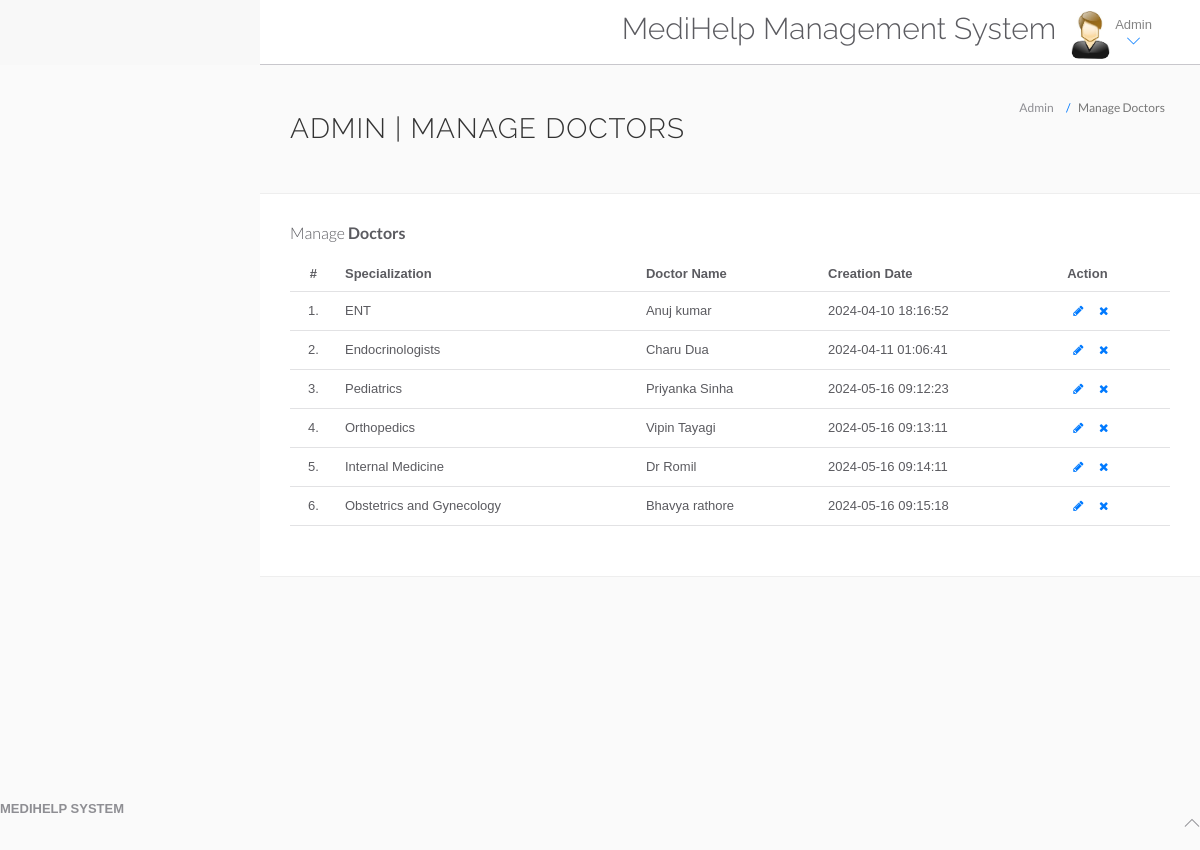
The page /hms/admin/manage-doctors.php (signed in) on the database as committed earlier.
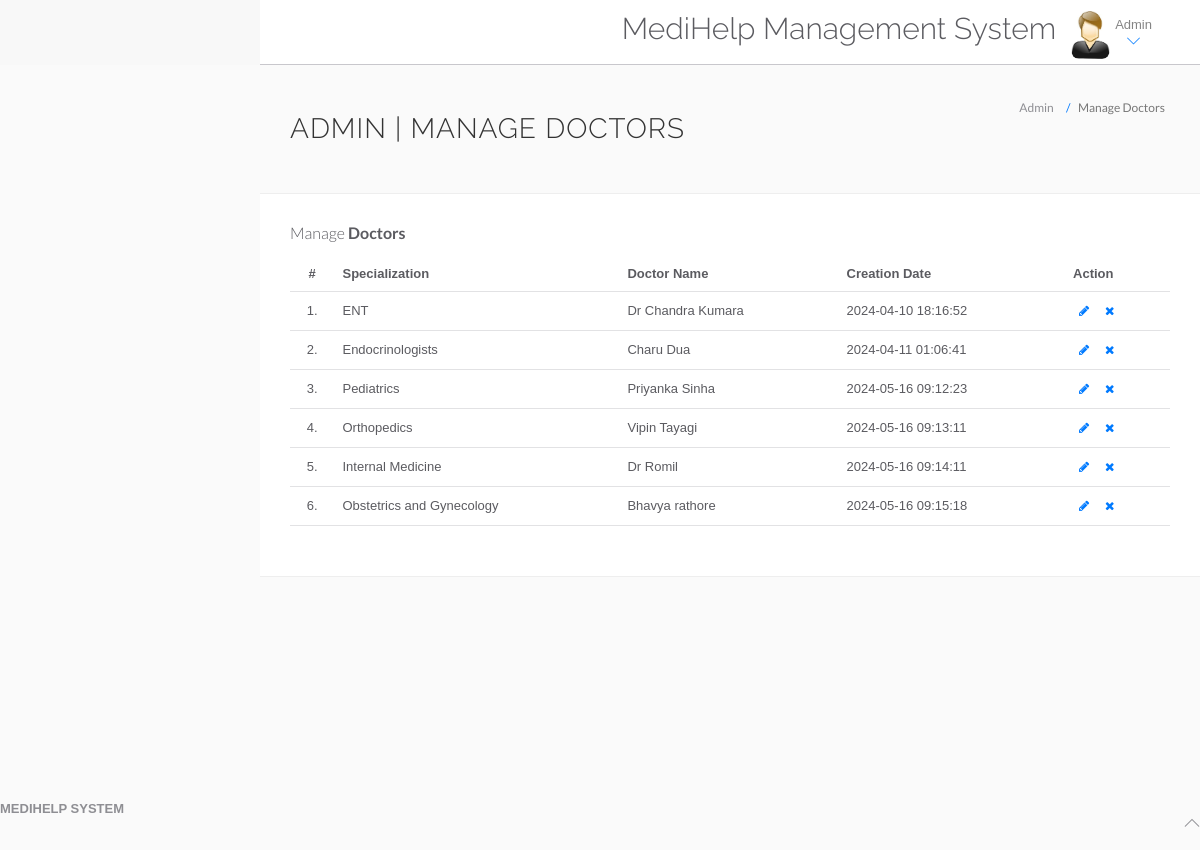
The same page on the database as committed later.
### tables this page shows
CREATE TABLE `doctors` (
  `id` int(11) NOT NULL,
  `specilization` varchar(255) DEFAULT NULL,
  `doctorName` varchar(255) DEFAULT NULL,
  `address` longtext DEFAULT NULL,
  `docFees` varchar(255) DEFAULT NULL,
  `contactno` bigint(11) DEFAULT NULL,
  `docEmail` varchar(255) DEFAULT NULL,
  `password` varchar(255) DEFAULT NULL,
  `creationDate` timestamp NULL DEFAULT current_timestamp(),
  `updationDate` timestamp NULL DEFAULT NULL ON UPDATE current_timestamp()
);

### hms/admin/manage-doctors.php (the view, shortened to what this page needs)
<?php
include('include/config.php');
if (strlen($_SESSION['id'] == 0)) {
	header('location:logout.php');
} else {
?>
	<!DOCTYPE html>
	<html lang="en">
	<head>
		<link rel="stylesheet" href="vendor/bootstrap/css/bootstrap.min.css">
		<link rel="stylesheet" href="vendor/fontawesome/css/font-awesome.min.css">
		<link rel="stylesheet" href="vendor/themify-icons/themify-icons.min.css">
		<link href="vendor/animate.css/animate.min.css" rel="stylesheet" media="screen">
		<link href="vendor/perfect-scrollbar/perfect-scrollbar.min.css" rel="stylesheet" media="screen">
		<link href="vendor/switchery/switchery.min.css" rel="stylesheet" media="screen">
		<link href="vendor/bootstrap-touchspin/jquery.bootstrap-touchspin.min.css" rel="stylesheet" media="screen">
		<link href="vendor/select2/select2.min.css" rel="stylesheet" media="screen">
		<link href="vendor/bootstrap-datepicker/bootstrap-datepicker3.standalone.min.css" rel="stylesheet" media="screen">
		<link href="vendor/bootstrap-timepicker/bootstrap-timepicker.min.css" rel="stylesheet" media="screen">
		<link rel="stylesheet" href="assets/css/styles.css">
		<link rel="stylesheet" href="assets/css/plugins.css">
		<link rel="stylesheet" href="assets/css/themes/theme-1.css" id="skin_color" />
	</head>
	<body>
		<div id="app">
			<div class="app-content">
				<?php include('include/header.php'); ?>
				<div class="main-content">
					<div class="wrap-content container" id="container">
						<section id="page-title">
							<div class="row">
								<div class="col-sm-8">
									<h1 class="mainTitle">Admin | Manage Doctors</h1>
								</div>
								<ol class="breadcrumb">
									<li>
										<span>Admin</span>
									</li>
									<li class="active">
										<span>Manage Doctors</span>
									</li>
								</ol>
							</div>
						</section>
						<div class="container-fluid container-fullw bg-white">
							<div class="row">
								<div class="col-md-12">
									<h5 class="over-title margin-bottom-15">Manage <span class="text-bold">Doctors</span></h5>
									<table class="table table-hover" id="sample-table-1">
										<thead>
											<tr>
												<th class="center">#</th>
												<th>Specialization</th>
												<th class="hidden-xs">Doctor Name</th>
												<th>Creation Date </th>
												<th>Action</th>
											</tr>
										</thead>
										<tbody>
											<?php
											$sql = mysqli_query($con, "select * from doctors");
											$cnt = 1;
											while ($row = mysqli_fetch_array($sql)) {
											?>
												<tr>
													<td class="center"><?php echo $cnt; ?>.</td>
													<td class="hidden-xs"><?php echo $row['specilization']; ?></td>
													<td><?php echo $row['doctorName']; ?></td>
													<td><?php echo $row['creationDate']; ?>
													</td>
													<td>
														<div class="visible-md visible-lg hidden-sm hidden-xs">
															<a href="edit-doctor.php?id=<?php echo $row['id']; ?>" class="btn btn-transparent btn-xs" tooltip-placement="top" tooltip="Edit"><i class="fa fa-pencil"></i></a>
															<a href="manage-doctors.php?id=<?php echo $row['id'] ?>&del=delete" onClick="return confirm('Are you sure you want to delete?')" class="btn btn-transparent btn-xs tooltips" tooltip-placement="top" tooltip="Remove"><i class="fa fa-times fa fa-white"></i></a>
														</div>
													</td>
												</tr>
											<?php
												$cnt = $cnt + 1;
											} ?>
										</tbody>
									</table>
								</div>
							</div>
						</div>
					</div>
				</div>
			</div>
		</div>
		<?php include('include/footer.php'); ?>
	</body>
	</html>
<?php } ?>

Rows that differ between the two databases and show on the page:
changed doctors "ENT": doctorName "Anuj kumar" → "Dr Chandra Kumara"
